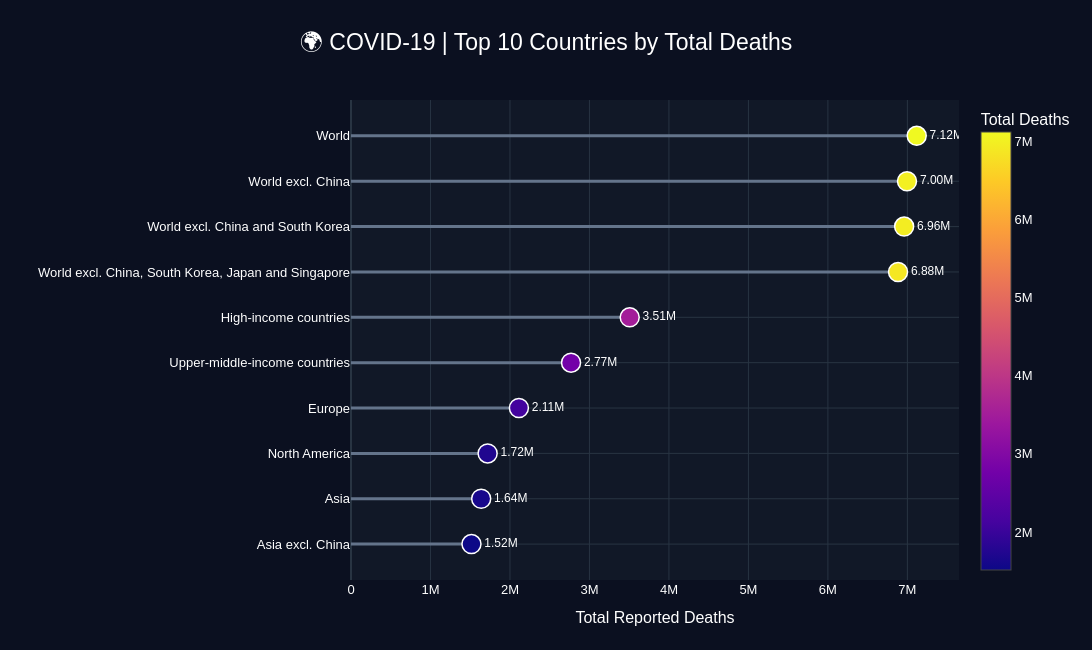

Notebook code for this chart:
### Code cell
import plotly.graph_objects as go

# Select actual countries only
country_data = df[df['continent'] != 'Unknown'].copy()

# Find top 10 countries by total deaths
top_deaths = (
    country_data.groupby('country')['total_deaths']
    .max()
    .nlargest(10)
    .reset_index()
    .sort_values('total_deaths', ascending=False)
)

# Create lollipop lines
x_stems = []
y_stems = []

for row in top_deaths.itertuples():
    x_stems.extend([0, row.total_deaths, None])
    y_stems.extend([row.country, row.country, None])

# Create beautiful figure
fig = go.Figure()

# Add connecting lines
fig.add_trace(go.Scatter(
    x=x_stems,
    y=y_stems,
    mode='lines',
    line=dict(color='#64748B', width=3),
    hoverinfo='skip',
    showlegend=False
))

# Add glowing-style dots
fig.add_trace(go.Scatter(
    x=top_deaths['total_deaths'],
    y=top_deaths['country'],
    mode='markers+text',
    marker=dict(
        size=19,
        color=top_deaths['total_deaths'],
        colorscale='Plasma',
        showscale=True,
        colorbar=dict(title='Total Deaths'),
        line=dict(color='white', width=1.5)
    ),
    text=[
        f'{value / 1_000_000:.2f}M'
        for value in top_deaths['total_deaths']
    ],
    textposition='middle right',
    textfont=dict(color='white', size=12),
    hovertemplate='<b>%{y}</b><br>Total Deaths: %{x:,.0f}<extra></extra>',
    showlegend=False
))

# Customize the design
fig.update_layout(
    title=dict(
        text='🌍 COVID-19 | Top 10 Countries by Total Deaths',
        x=0.5,
        font=dict(size=23, color='#FFFFFF')
    ),
    template='plotly_dark',
    paper_bgcolor='#0B1020',
    plot_bgcolor='#111827',
    height=650,
    width=1100,
    xaxis_title='Total Reported Deaths',
    yaxis_title='',
    yaxis=dict(autorange='reversed'),
    font=dict(family='Arial', color='white', size=13),
    margin=dict(l=120, r=100, t=100, b=70),
    showlegend=False
)

fig.show()

### Figure 1 — Plotly figure (JSON) as saved in the notebook; plotly's stock layout.template omitted (floating-point values rounded to 4 significant figures)
{"data": [{"hoverinfo": "skip", "line": {"color": "#64748B", "width": 3}, "mode": "lines", "showlegend": false, "type": "scatter", "x": [0, 7117473, null, 0, 6995075, null, 0, 6959141, null, 0, 6882423, null, 0, 3506336, null, 0, 2768510, null, 0, 2112331, null, 0, 1718967, null, 0, 1637931, null, 0, 1515533, null], "y": ["World", "World", null, "World excl. China", "World excl. China", null, "World excl. China and South Korea", "World excl. China and South Korea", null, "World excl. China, South Korea, Japan and Singapore", "World excl. China, South Korea, Japan and Singapore", null, "High-income countries", "High-income countries", null, "Upper-middle-income countries", "Upper-middle-income countries", null, "Europe", "Europe", null, "North America", "North America", null, "Asia", "Asia", null, "Asia excl. China", "Asia excl. China", null]}, {"hovertemplate": "<b>%{y}</b><br>Total Deaths: %{x:,.0f}<extra></extra>", "marker": {"color": [7117000.0, 6995000.0, 6959000.0, 6882000.0, 3506000.0, 2769000.0, 2112000.0, 1719000.0, 1638000.0, 1516000.0], "colorbar": {"title": {"text": "Total Deaths"}}, "colorscale": [[0, "#0d0887"], [0.1111, "#46039f"], [0.2222, "#7201a8"], [0.3333, "#9c179e"], [0.4444, "#bd3786"], [0.5556, "#d8576b"], [0.6667, "#ed7953"], [0.7778, "#fb9f3a"], [0.8889, "#fdca26"], [1, "#f0f921"]], "line": {"color": "white", "width": 1.5}, "showscale": true, "size": 19}, "mode": "markers+text", "showlegend": false, "text": ["7.12M", "7.00M", "6.96M", "6.88M", "3.51M", "2.77M", "2.11M", "1.72M", "1.64M", "1.52M"], "textfont": {"color": "white", "size": 12}, "textposition": "middle right", "type": "scatter", "x": [7117000.0, 6995000.0, 6959000.0, 6882000.0, 3506000.0, 2769000.0, 2112000.0, 1719000.0, 1638000.0, 1516000.0], "y": ["World", "World excl. China", "World excl. China and South Korea", "World excl. China, South Korea, Japan and Singapore", "High-income countries", "Upper-middle-income countries", "Europe", "North America", "Asia", "Asia excl. China"]}], "layout": {"font": {"color": "white", "family": "Arial", "size": 13}, "height": 650, "margin": {"b": 70, "l": 120, "r": 100, "t": 100}, "paper_bgcolor": "#0B1020", "plot_bgcolor": "#111827", "showlegend": false, "title": {"font": {"color": "#FFFFFF", "size": 23}, "text": "🌍 COVID-19 | Top 10 Countries by Total Deaths", "x": 0.5}, "width": 1100, "xaxis": {"title": {"text": "Total Reported Deaths"}}, "yaxis": {"autorange": "reversed", "title": {"text": ""}}}}
